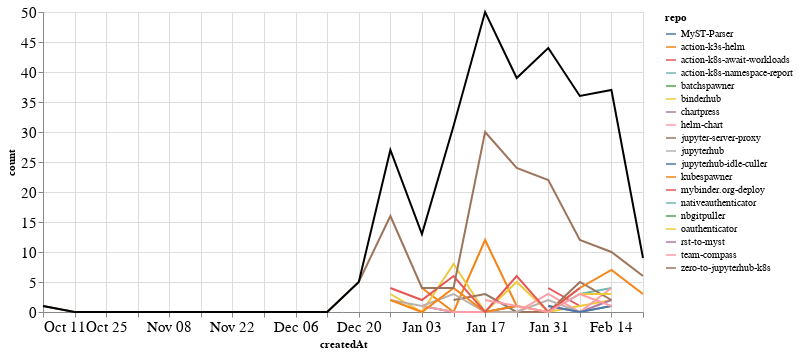

This figure's notebook cell:
### Markdown cell above
### Comments

### Code cell
comments_time = comments.groupby('repo').resample('W', on='createdAt').count()['author'].reset_index()
comments_time = comments_time.rename(columns={'author': 'count'})
comments_time_total = comments_time.groupby('createdAt').agg({"count": "sum"}).reset_index()
ch1 = alt.Chart(comments_time, width=600).mark_line().encode(
    x='createdAt',
    y='count',
    color='repo',
    tooltip="repo"
)

ch2 = alt.Chart(comments_time_total, width=600).mark_line(color="black").encode(
    x='createdAt',
    y='count',
)

ch1 + ch2

### Figure 1 — Vega-Lite specification as saved in the notebook (floating-point values rounded to 4 significant figures)
{"config": {"axisLeft": {"labelFontSize": 15}, "axisBottom": {"labelFontSize": 15}}, "layer": [{"data": {"name": "data-5d174529baa25927b592acba9f316489"}, "mark": "line", "encoding": {"color": {"type": "nominal", "field": "repo"}, "tooltip": {"type": "nominal", "field": "repo"}, "x": {"type": "temporal", "field": "createdAt"}, "y": {"type": "quantitative", "field": "count"}}, "width": 600}, {"data": {"name": "data-089acec97c8c406e8ef23ffcca6dc06e"}, "mark": {"type": "line", "color": "black"}, "encoding": {"x": {"type": "temporal", "field": "createdAt"}, "y": {"type": "quantitative", "field": "count"}}, "width": 600}], "$schema": "https://vega.github.io/schema/vega-lite/v4.8.1.json", "datasets": {"data-5d174529baa25927b592acba9f316489": [{"repo": "MyST-Parser", "createdAt": "2021-01-03T00:00:00", "count": 1}, {"repo": "MyST-Parser", "createdAt": "2021-01-10T00:00:00", "count": 0}, {"repo": "MyST-Parser", "createdAt": "2021-01-17T00:00:00", "count": 0}, {"repo": "MyST-Parser", "createdAt": "2021-01-24T00:00:00", "count": 1}, {"repo": "action-k3s-helm", "createdAt": "2021-01-03T00:00:00", "count": 4}, {"repo": "action-k3s-helm", "createdAt": "2021-01-10T00:00:00", "count": 0}, {"repo": "action-k3s-helm", "createdAt": "2021-01-17T00:00:00", "count": 12}, {"repo": "action-k3s-helm", "createdAt": "2021-01-24T00:00:00", "count": 1}, {"repo": "action-k8s-await-workloads", "createdAt": "2021-01-31T00:00:00", "count": 4}, {"repo": "action-k8s-await-workloads", "createdAt": "2021-02-07T00:00:00", "count": 1}, {"repo": "action-k8s-namespace-report", "createdAt": "2021-01-17T00:00:00", "count": 3}, {"repo": "action-k8s-namespace-report", "createdAt": "2021-01-24T00:00:00", "count": 0}, {"repo": "action-k8s-namespace-report", "createdAt": "2021-01-31T00:00:00", "count": 0}, {"repo": "action-k8s-namespace-report", "createdAt": "2021-02-07T00:00:00", "count": 3}, {"repo": "action-k8s-namespace-report", "createdAt": "2021-02-14T00:00:00", "count": 4}, {"repo": "batchspawner", "createdAt": "2021-01-31T00:00:00", "count": 8}, {"repo": "binderhub", "createdAt": "2020-12-27T00:00:00", "count": 3}, {"repo": "binderhub", "createdAt": "2021-01-03T00:00:00", "count": 0}, {"repo": "binderhub", "createdAt": "2021-01-10T00:00:00", "count": 8}, {"repo": "binderhub", "createdAt": "2021-01-17T00:00:00", "count": 0}, {"repo": "binderhub", "createdAt": "2021-01-24T00:00:00", "count": 5}, {"repo": "binderhub", "createdAt": "2021-01-31T00:00:00", "count": 0}, {"repo": "binderhub", "createdAt": "2021-02-07T00:00:00", "count": 1}, {"repo": "binderhub", "createdAt": "2021-02-14T00:00:00", "count": 2}, {"repo": "chartpress", "createdAt": "2021-01-31T00:00:00", "count": 1}, {"repo": "chartpress", "createdAt": "2021-02-07T00:00:00", "count": 0}, {"repo": "chartpress", "createdAt": "2021-02-14T00:00:00", "count": 2}, {"repo": "helm-chart", "createdAt": "2021-01-03T00:00:00", "count": 1}, {"repo": "helm-chart", "createdAt": "2021-01-10T00:00:00", "count": 0}, {"repo": "helm-chart", "createdAt": "2021-01-17T00:00:00", "count": 0}, {"repo": "helm-chart", "createdAt": "2021-01-24T00:00:00", "count": 0}, {"repo": "helm-chart", "createdAt": "2021-01-31T00:00:00", "count": 3}, {"repo": "helm-chart", "createdAt": "2021-02-07T00:00:00", "count": 0}, {"repo": "helm-chart", "createdAt": "2021-02-14T00:00:00", "count": 4}, {"repo": "jupyter-server-proxy", "createdAt": "2021-01-10T00:00:00", "count": 2}, {"repo": "jupyter-server-proxy", "createdAt": "2021-01-17T00:00:00", "count": 3}, {"repo": "jupyter-server-proxy", "createdAt": "2021-01-24T00:00:00", "count": 0}, {"repo": "jupyter-server-proxy", "createdAt": "2021-01-31T00:00:00", "count": 0}, {"repo": "jupyter-server-proxy", "createdAt": "2021-02-07T00:00:00", "count": 5}, {"repo": "jupyter-server-proxy", "createdAt": "2021-02-14T00:00:00", "count": 2}, {"repo": "jupyterhub", "createdAt": "2020-12-27T00:00:00", "count": 2}, {"repo": "jupyterhub", "createdAt": "2021-01-03T00:00:00", "count": 1}, {"repo": "jupyterhub", "createdAt": "2021-01-10T00:00:00", "count": 3}, {"repo": "jupyterhub", "createdAt": "2021-01-17T00:00:00", "count": 0}, {"repo": "jupyterhub", "createdAt": "2021-01-24T00:00:00", "count": 0}, {"repo": "jupyterhub", "createdAt": "2021-01-31T00:00:00", "count": 2}, {"repo": "jupyterhub", "createdAt": "2021-02-07T00:00:00", "count": 0}, {"repo": "jupyterhub", "createdAt": "2021-02-14T00:00:00", "count": 1}, {"repo": "jupyterhub-idle-culler", "createdAt": "2021-01-31T00:00:00", "count": 1}, {"repo": "jupyterhub-idle-culler", "createdAt": "2021-02-07T00:00:00", "count": 0}, {"repo": "jupyterhub-idle-culler", "createdAt": "2021-02-14T00:00:00", "count": 1}, {"repo": "kubespawner", "createdAt": "2020-12-27T00:00:00", "count": 2}, {"repo": "kubespawner", "createdAt": "2021-01-03T00:00:00", "count": 0}, {"repo": "kubespawner", "createdAt": "2021-01-10T00:00:00", "count": 4}, {"repo": "kubespawner", "createdAt": "2021-01-17T00:00:00", "count": 0}, {"repo": "kubespawner", "createdAt": "2021-01-24T00:00:00", "count": 1}, {"repo": "kubespawner", "createdAt": "2021-01-31T00:00:00", "count": 0}, {"repo": "kubespawner", "createdAt": "2021-02-07T00:00:00", "count": 4}, {"repo": "kubespawner", "createdAt": "2021-02-14T00:00:00", "count": 7}, {"repo": "kubespawner", "createdAt": "2021-02-21T00:00:00", "count": 3}, {"repo": "mybinder.org-deploy", "createdAt": "2020-12-27T00:00:00", "count": 4}, {"repo": "mybinder.org-deploy", "createdAt": "2021-01-03T00:00:00", "count": 2}, {"repo": "mybinder.org-deploy", "createdAt": "2021-01-10T00:00:00", "count": 6}, {"repo": "mybinder.org-deploy", "createdAt": "2021-01-17T00:00:00", "count": 0}, {"repo": "mybinder.org-deploy", "createdAt": "2021-01-24T00:00:00", "count": 6}, {"repo": "mybinder.org-deploy", "createdAt": "2021-01-31T00:00:00", "count": 0}, {"repo": "mybinder.org-deploy", "createdAt": "2021-02-07T00:00:00", "count": 4}, {"repo": "nativeauthenticator", "createdAt": "2021-01-31T00:00:00", "count": 3}, {"repo": "nbgitpuller", "createdAt": "2021-01-10T00:00:00", "count": 3}, {"repo": "oauthenticator", "createdAt": "2021-02-07T00:00:00", "count": 3}, {"repo": "oauthenticator", "createdAt": "2021-02-14T00:00:00", "count": 3}, {"repo": "rst-to-myst", "createdAt": "2021-01-10T00:00:00", "count": 1}, {"repo": "team-compass", "createdAt": "2021-01-17T00:00:00", "count": 2}, {"repo": "team-compass", "createdAt": "2021-01-24T00:00:00", "count": 1}, {"repo": "team-compass", "createdAt": "2021-01-31T00:00:00", "count": 0}, {"repo": "team-compass", "createdAt": "2021-02-07T00:00:00", "count": 3}, {"repo": "team-compass", "createdAt": "2021-02-14T00:00:00", "count": 1}, {"repo": "zero-to-jupyterhub-k8s", "createdAt": "2020-10-11T00:00:00", "count": 1}, {"repo": "zero-to-jupyterhub-k8s", "createdAt": "2020-10-18T00:00:00", "count": 0}, {"repo": "zero-to-jupyterhub-k8s", "createdAt": "2020-10-25T00:00:00", "count": 0}, {"repo": "zero-to-jupyterhub-k8s", "createdAt": "2020-11-01T00:00:00", "count": 0}, {"repo": "zero-to-jupyterhub-k8s", "createdAt": "2020-11-08T00:00:00", "count": 0}, {"repo": "zero-to-jupyterhub-k8s", "createdAt": "2020-11-15T00:00:00", "count": 0}, {"repo": "zero-to-jupyterhub-k8s", "createdAt": "2020-11-22T00:00:00", "count": 0}, {"repo": "zero-to-jupyterhub-k8s", "createdAt": "2020-11-29T00:00:00", "count": 0}, {"repo": "zero-to-jupyterhub-k8s", "createdAt": "2020-12-06T00:00:00", "count": 0}, {"repo": "zero-to-jupyterhub-k8s", "createdAt": "2020-12-13T00:00:00", "count": 0}, {"repo": "zero-to-jupyterhub-k8s", "createdAt": "2020-12-20T00:00:00", "count": 5}, {"repo": "zero-to-jupyterhub-k8s", "createdAt": "2020-12-27T00:00:00", "count": 16}, {"repo": "zero-to-jupyterhub-k8s", "createdAt": "2021-01-03T00:00:00", "count": 4}, {"repo": "zero-to-jupyterhub-k8s", "createdAt": "2021-01-10T00:00:00", "count": 4}, {"repo": "zero-to-jupyterhub-k8s", "createdAt": "2021-01-17T00:00:00", "count": 30}, {"repo": "zero-to-jupyterhub-k8s", "createdAt": "2021-01-24T00:00:00", "count": 24}, {"repo": "zero-to-jupyterhub-k8s", "createdAt": "2021-01-31T00:00:00", "count": 22}, {"repo": "zero-to-jupyterhub-k8s", "createdAt": "2021-02-07T00:00:00", "count": 12}, {"repo": "zero-to-jupyterhub-k8s", "createdAt": "2021-02-14T00:00:00", "count": 10}, {"repo": "zero-to-jupyterhub-k8s", "createdAt": "2021-02-21T00:00:00", "count": 6}], "data-089acec97c8c406e8ef23ffcca6dc06e": [{"createdAt": "2020-10-11T00:00:00", "count": 1}, {"createdAt": "2020-10-18T00:00:00", "count": 0}, {"createdAt": "2020-10-25T00:00:00", "count": 0}, {"createdAt": "2020-11-01T00:00:00", "count": 0}, {"createdAt": "2020-11-08T00:00:00", "count": 0}, {"createdAt": "2020-11-15T00:00:00", "count": 0}, {"createdAt": "2020-11-22T00:00:00", "count": 0}, {"createdAt": "2020-11-29T00:00:00", "count": 0}, {"createdAt": "2020-12-06T00:00:00", "count": 0}, {"createdAt": "2020-12-13T00:00:00", "count": 0}, {"createdAt": "2020-12-20T00:00:00", "count": 5}, {"createdAt": "2020-12-27T00:00:00", "count": 27}, {"createdAt": "2021-01-03T00:00:00", "count": 13}, {"createdAt": "2021-01-10T00:00:00", "count": 31}, {"createdAt": "2021-01-17T00:00:00", "count": 50}, {"createdAt": "2021-01-24T00:00:00", "count": 39}, {"createdAt": "2021-01-31T00:00:00", "count": 44}, {"createdAt": "2021-02-07T00:00:00", "count": 36}, {"createdAt": "2021-02-14T00:00:00", "count": 37}, {"createdAt": "2021-02-21T00:00:00", "count": 9}]}}
